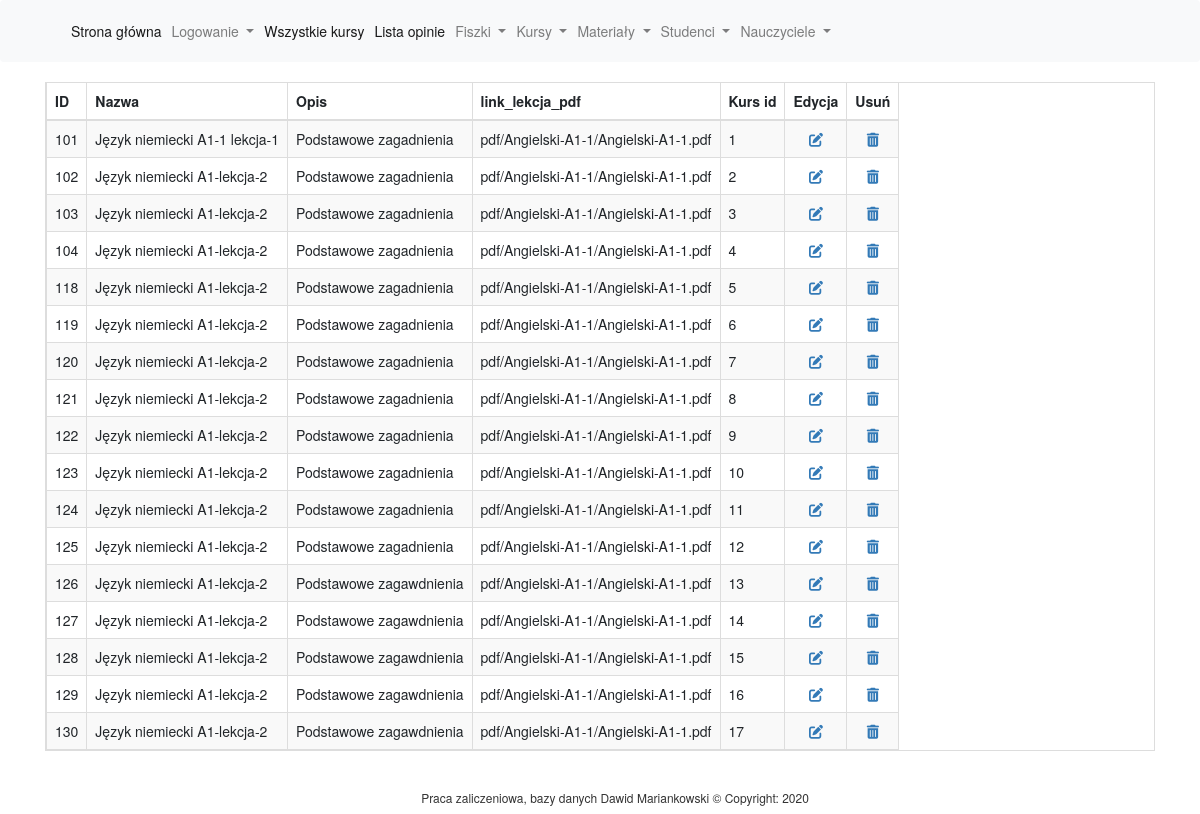
The page /edycja-materialy-do-lekcji.php (signed in) on the database as committed earlier.
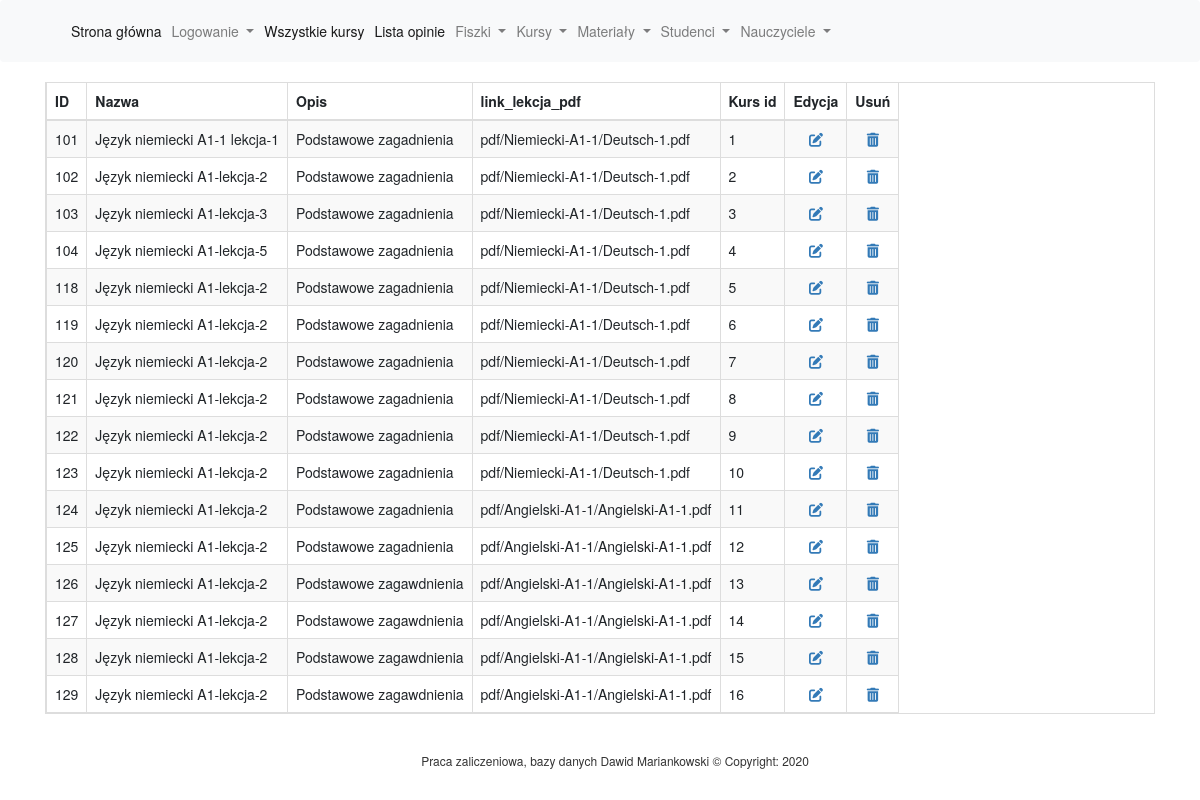
The same page on the database as committed later.
### tables this page shows
CREATE TABLE `materialy_do_lekcji` (
  `materialy_do_lekcji_id` int(11) NOT NULL,
  `nazwa` varchar(100) NOT NULL,
  `opis` text DEFAULT NULL,
  `link_lekcja_pdf` varchar(150) NOT NULL,
  `kurs_kurs_id` int(11) NOT NULL
);

### edycja-materialy-do-lekcji.php (the view, shortened to what this page needs)
<?php
require_once('config.php');
$query = "Select
    materialy_do_lekcji.materialy_do_lekcji_id,
    materialy_do_lekcji.nazwa,
    materialy_do_lekcji.opis,
    materialy_do_lekcji.link_lekcja_pdf,
    materialy_do_lekcji.kurs_kurs_id
From
    materialy_do_lekcji";
$results = $db_connection->query($query);
?>
<div class="container">
    <table class="table table-bordered table-responsive table-striped">
        <thead>
        <tr>
            <th>ID</th>
            <th>Nazwa</th>
            <th>Opis</th>
            <th>link_lekcja_pdf</th>
            <th>Kurs id</th>
            <th class="text-center">Edycja</th>
            <th class="text-center">Usuń</th>
        </tr>
        </thead>
        <tbody>
        <?php
        foreach ($results as $result) {
            ?>
            <tr>
                <td><?php echo $result['materialy_do_lekcji_id'] ?></td>
                <td><?php echo $result['nazwa'] ?></td>
                <td><?php echo $result['opis'] ?></td>
                <td><?php echo $result['link_lekcja_pdf'] ?></td>
                <td><?php echo $result['kurs_kurs_id'] ?></td>
                <td class="text-center"><a
                            href="edytuj-materialy-do-lekcji.php?id=<?php echo $result['materialy_do_lekcji_id'] ?>"> <i
                                class="fas fa-edit "></i></a></td>
                <td class="text-center"><a
                            href="usun-materialy-do-lekcji.php?id=<?php echo $result['materialy_do_lekcji_id'] ?>"> <i
                                class="fas fa-trash-alt "></i></a></td>
            </tr>
            <?php
        }
        ?>
        </tbody>
    </table>
    <?php include('footer.php'); ?>
</div>
</body>
</html>

Rows that differ between the two databases and show on the page:
removed materialy_do_lekcji: materialy_do_lekcji_id "130", nazwa "Język niemiecki A1-lekcja-2", opis "Podstawowe zagawdnienia", link_lekcja_pdf "pdf/Angielski-A1-1/Angielski-A1-1.pdf", kurs_kurs "17"
changed materialy_do_lekcji "Język niemiecki A1-1 lekcja-1": link_lekcja_pdf "pdf/Angielski-A1-1/Angielski-A1-1.pdf" → "pdf/Niemiecki-A1-1/Deutsch-1.pdf"
changed materialy_do_lekcji id 102: link_lekcja_pdf "pdf/Angielski-A1-1/Angielski-A1-1.pdf" → "pdf/Niemiecki-A1-1/Deutsch-1.pdf"
changed materialy_do_lekcji id 103: nazwa "Język niemiecki A1-lekcja-2" → "Język niemiecki A1-lekcja-3"; link_lekcja_pdf "pdf/Angielski-A1-1/Angielski-A1-1.pdf" → "pdf/Niemiecki-A1-1/Deutsch-1.pdf"
changed materialy_do_lekcji id 104: nazwa "Język niemiecki A1-lekcja-2" → "Język niemiecki A1-lekcja-5"; link_lekcja_pdf "pdf/Angielski-A1-1/Angielski-A1-1.pdf" → "pdf/Niemiecki-A1-1/Deutsch-1.pdf"
changed materialy_do_lekcji id 118: link_lekcja_pdf "pdf/Angielski-A1-1/Angielski-A1-1.pdf" → "pdf/Niemiecki-A1-1/Deutsch-1.pdf"
changed materialy_do_lekcji id 119: link_lekcja_pdf "pdf/Angielski-A1-1/Angielski-A1-1.pdf" → "pdf/Niemiecki-A1-1/Deutsch-1.pdf"
changed materialy_do_lekcji id 120: link_lekcja_pdf "pdf/Angielski-A1-1/Angielski-A1-1.pdf" → "pdf/Niemiecki-A1-1/Deutsch-1.pdf"
changed materialy_do_lekcji id 121: link_lekcja_pdf "pdf/Angielski-A1-1/Angielski-A1-1.pdf" → "pdf/Niemiecki-A1-1/Deutsch-1.pdf"
changed materialy_do_lekcji id 122: link_lekcja_pdf "pdf/Angielski-A1-1/Angielski-A1-1.pdf" → "pdf/Niemiecki-A1-1/Deutsch-1.pdf"
changed materialy_do_lekcji id 123: link_lekcja_pdf "pdf/Angielski-A1-1/Angielski-A1-1.pdf" → "pdf/Niemiecki-A1-1/Deutsch-1.pdf"
